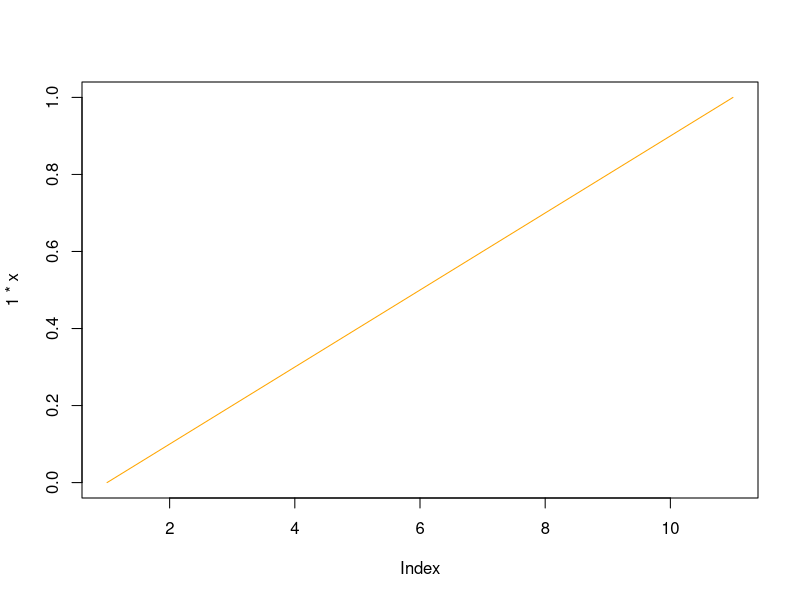
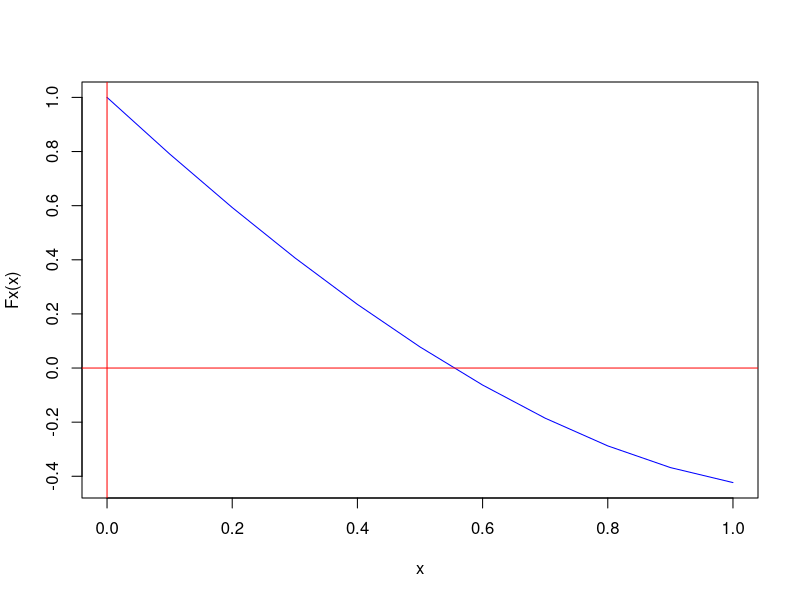
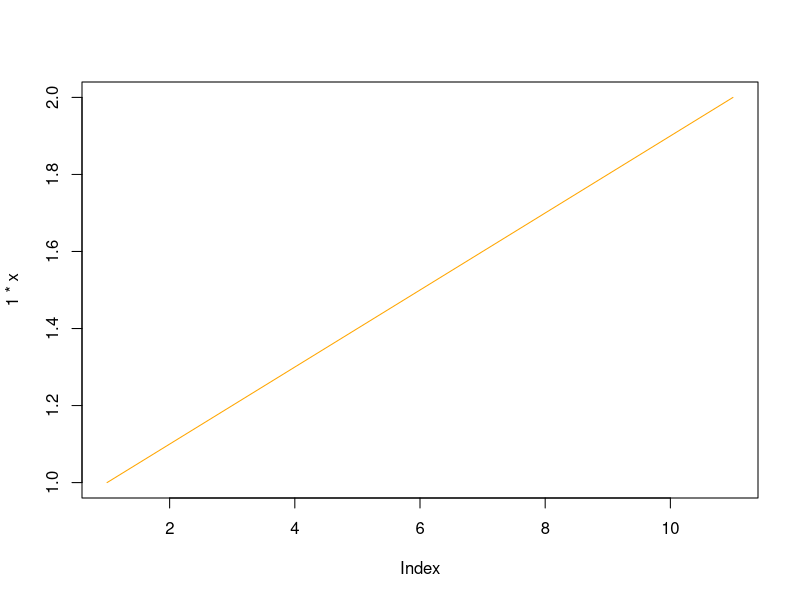
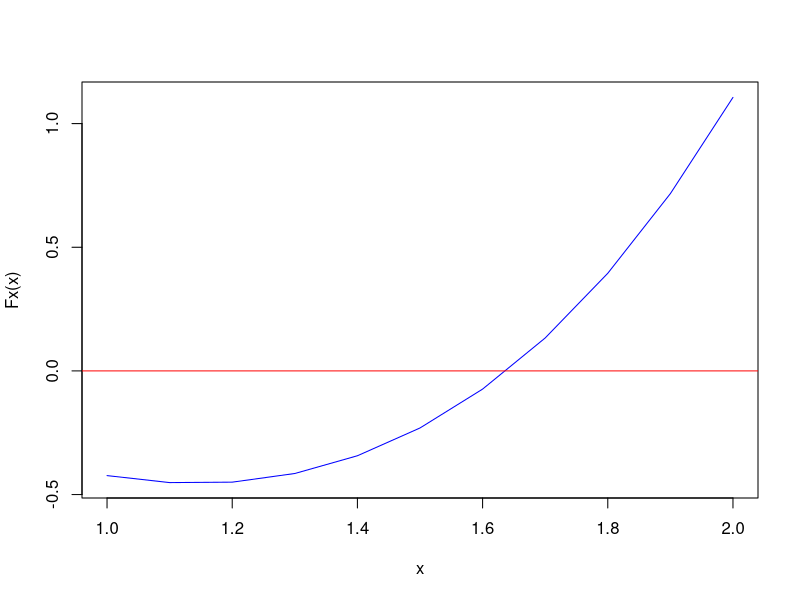

Write R code to recreate these figures, in order.
# Remueve todos los objetos creados
rm(list=ls())

Fx <- function(x) ((exp(1)^x) - (pi*x))
F1x <- function(x) ((exp(1)^x)-pi)

newton <- function(a,b,err) {
  
  # Grafico
  x = seq(a,b,0.1)
  plot(1*x,type="l",col="orange")
  plot(x,Fx(x),type="l",col="blue")
  abline(h=0,v=0,col="red")
  
  x0 = (a+b)/2;
  it = 0
  
  repeat{
    correccion = Fx(x0)/F1x(x0)
    x1 = x0 - correccion
    dx = abs(correccion)
    x0 = x1
    it = it+1
    # until
    if(dx <= err ) break;
  }
  cat("Iteraciones = ", it, " Resultado = ", x1, "\n")
}

newton(0,1,10e-8)
newton(1,2,10e-8)